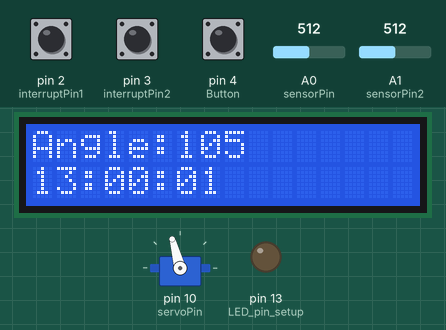
Bench run of a sketch on a simulated Arduino Uno, built with avr-gcc and run on an emulated ATmega328P. Shown: servo, 16×2 character LCD, output pins drawn as LEDs (lit = HIGH). Dashed ring = blinking. The test bench sets the inputs (shaded band); at power-on: A0 (sensorPin) = 512, pin 4 (Button) LOW, A1 (sensorPin2) = 512, pin 2 (interruptPin1) HIGH, pin 3 (interruptPin2) HIGH. What the sketch prints to the serial monitor is not drawn.

Above: at 1.2 s.
1.3 s: A0 (sensorPin) set to 107
3.6 s: A0 (sensorPin) set to 95
At 3.75 s:
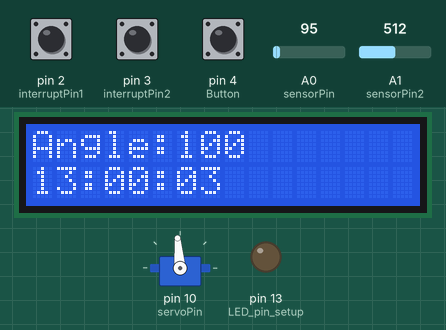
5.5 s: pin 4 (Button) pulled HIGH for 0.15 s
At 6.8 s:
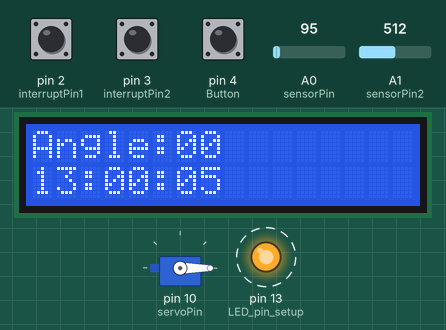
8.6 s: A0 (sensorPin) set to 193
10.5 s: A0 (sensorPin) set to 219
At 12.8 s:
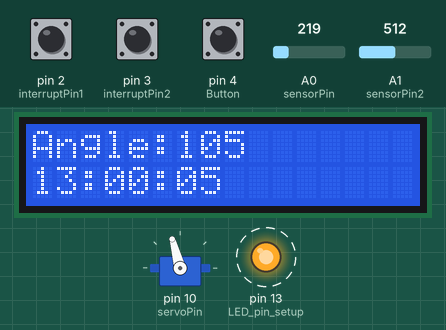
13.5 s: A1 (sensorPin2) set to 331
15.5 s: A1 (sensorPin2) set to 304
At 17.8 s:
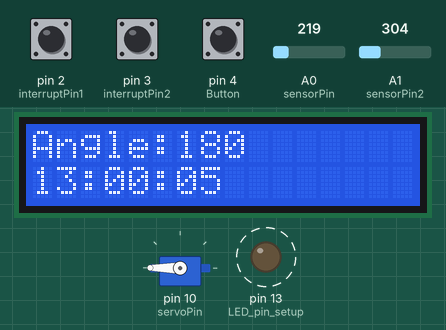
Timing chart, 0 to 18.5 s (numbered marks = the images above; inputs shaded):
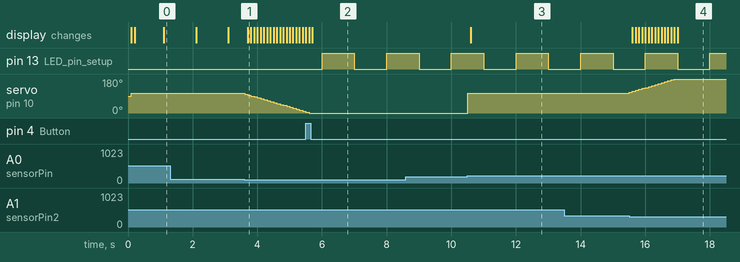

Measured:
- the behaviour switches between 200 and 201 on A0 (sensorPin) (found by bisection; images 2 and 3)
- the behaviour switches between 320 and 319 on A1 (sensorPin2) (found by bisection; images 3 and 4)
- after the input at 3.6 s, servo on pin 10 (servoPin): moves from 105° to 10° over 1.8 s, starting at once
- after the input at 5.5 s, pin 13 (LED_pin_setup): LOW → HIGH after 0.50 s, → LOW 1.0 s later, → HIGH 1.0 s later
- after the input at 10.5 s, servo on pin 10 (servoPin): 0° → 105° at once; the display: changes after 0.10 s (image 3)
- after the input at 15.5 s, servo on pin 10 (servoPin): moves from 105° to 180° over 1.4 s, starting at once; the display: first changes after 0.10 s (image 4 shows a later state)

The sketch:

Final_Proyect.ino
```cpp
//Cesar Zavala
//ECE 241 Final Proyect

#include <LiquidCrystal.h> //LCD library
#include <Servo.h> //Servo library
#define INTERVAL 1000 //Second long interval.
Servo servo; //Servo setup
LiquidCrystal lcd(11, 9, 5, 6, 7, 8); //LCD setup.
int Hours, Minutes, Seconds; //Clock setup.
int encoderP; //Current position of the encoder.
int clkset; //Integer affected every 4 clicks of the encoder.
unsigned long ButtonTime; //Timer for the button state machine.
unsigned long SecondsTimer; //Timer for the seconds.
unsigned long Timer; //Timer
int count = 0; //Utilized to separate states of the time-setting process.
int BlinkFlag; //LED blink state.
int DataFlag; //Flag utilized to retain the previous time when setting the clock.
int servoPin = 10; //PWM pin utilized by the motor.
int angle; //Angle of the motor.
int interruptPin1 = 2; //Interrupt pin 1 setup.
int interruptPin2 = 3; //Interrupt pin 2 setup.
int sensorPin = A0; //First photocell.
int sensor1 = 0; //Variable to store the value coming from the sensor.
int sensorPin2 = A1; //Second photocell.
int sensor2 = 0; //Variable to store the value coming from the second sensor.
int Daytime = false; //Daytime flag.

void MonitorA() { //ISR to control the encoder.
  if ( digitalRead(2) == digitalRead(3)) { //If the pin 2 value is equal to pin 3 value.
    encoderP ++;
  }
  else {
    encoderP --;
  }
}
void MonitorB() { //ISR to control the encoder.
  if ( digitalRead(2) ==  digitalRead(3)) { //If the pin 2 value is equal to pin 3 value.
    encoderP --;
  }
  else {
    encoderP ++;
  }
}

enum ButtonState { //Button state machine
  Low,
  Idle,
  Wait
};
ButtonState Buttonswitch;
int ButtonNextState(int input) {
  switch (Buttonswitch) { //State switch setup
    case Idle: //Idle scenario, waiting for a button press.
      if ( input == LOW) {
        ButtonTime = millis();
        Buttonswitch = Wait;
      }
      break; //Breaks should be placed outside the statements!!!

    case Wait: //Wait scenario, checking 5ms button press.
      if ( input == HIGH) { //Return to Idle if button is released.
        Buttonswitch = Idle;
      }
      else if ( millis() - ButtonTime >= 200 ) { //If pressed for more than 5 seconds, and proceed to Low.
        Buttonswitch = Low;
        return 1;
      }
      break; //Breaks should be placed outside the statements!!!

    case Low: //Low scenario, button press check passed.
      if (input == HIGH) {
        count ++;
        Buttonswitch = Idle;
        encoderP = 0;
        DataFlag = false;
        lcd.clear();
      }
      break; //Breaks should be placed outside the statements!!!
  }
  return 0; //The return 0 command should be outside the states, for it to return 0 if nothing happened in the switch.
}

void UpdateClock() { //Script to make the clock work.
  // Check if Seconds not at wrap point.
  if (Seconds < 59)
  {
    Seconds++; // Move seconds ahead.
  }
  else
  {
    Seconds = 0; // Reset Seconds
    // and check Minutes for wrap.
    if (Minutes < 59)
    {
      Minutes++; // Move seconds ahead.
    }
    else
    {
      Minutes = 0; // Reset Minutes
      // check Hours for wrap
      if (Hours < 23)
      {
        Hours++;// Move Hours ahead.
      }
      else
      {
        Hours = 0;// Reset Hours
      }// End of Hours test.
    } // End of Minutes test
  } // End of Seconds test
} // end of UpdateClock()


void SendClock() //Clock LCD update function.
{
  lcd.setCursor(0, 1); //Set cursor to line 2.
  // Check if leading zero needs to be sent
  if (Hours < 10)
  {
    lcd.print("0");
  }
  lcd.print(Hours); // Then send hours
  lcd.print(":"); // And separator
  // Check for leading zero on Minutes.
  if (Minutes < 10)
  {
    lcd.print("0");
  }
  lcd.print(Minutes); // Then send Minutes
  lcd.print(":"); // And separator
  // Check for leading zero needed for Seconds.
  if (Seconds < 10)
  {
    lcd.print("0");
  }
  lcd.print(Seconds); // Then send Seconds
} // End of SendClock()


void setup() {

  pinMode(interruptPin1, INPUT_PULLUP); //Encoder ISR setup.
  pinMode(interruptPin2, INPUT_PULLUP); //Encoder ISR setup.
  pinMode(13, OUTPUT); //LED pin setup.
  pinMode(sensorPin, INPUT); //Photocell setup.
  pinMode(sensorPin2, INPUT);//Photocell setup.
  angle = 0; //Initial angle.
  servo.attach(servoPin); //Servo motor setup.
  attachInterrupt(digitalPinToInterrupt(interruptPin1), MonitorA, CHANGE); //Attach MonitorA to ISR pin 2.
  attachInterrupt(digitalPinToInterrupt(interruptPin2), MonitorB, CHANGE); //Attach MonitorB to ISR pin 3.
  Buttonswitch = Idle; //State machine setup.
  Serial.begin(9600); //Serial setup for debugging purposes
  SecondsTimer = millis(); //Timer setup.
  Timer = millis(); //Timer setup.
  lcd.begin(16, 2); //LCD setup
  Hours = 13; //Clock setup.
  Minutes = 0;
  Seconds = 0;
  count = 0;
  BlinkFlag = false; //LED blinker setup.
  lcd.clear();
}

void loop() {

  if ( ButtonNextState(digitalRead(4)) ) { //Button call function.
    Serial.println("BUTTON PRESSED"); //debug
  }

  if (count == 1) {
    if (clkset > 23) { //Clock boundaries
      clkset = 0;
    }
    if (clkset < 0) { //Clock boundaries
      clkset = 23;
    }
  }
  else {
    if (clkset > 59) { //Clock boundaries
      clkset = 0;
    }
    if (clkset < 0) { //Clock boundaries
      clkset = 59;
    }
  }
  if (encoderP > 3) { //Clock boundaries
    encoderP = 0;
    clkset ++;
    lcd.clear();
  }
  if (encoderP < -3) { //Clock boundaries
    encoderP = 0;
    clkset --;
    lcd.clear();
  }
  if (count >= 4) { //End of adjustments, reset count to 0.
    count = 0;
    lcd.clear();
  }
  if (count == 3) { //Clock seconds adjustment.
    if (DataFlag == false) {
      clkset = Seconds;
      DataFlag = true;
    }
    else {
      Seconds = clkset;
    }
  }
  if (count == 2) {//Clock minutes adjustment.
    if (DataFlag == false) {
      clkset = Minutes;
      DataFlag = true;
    }
    else {
      Minutes = clkset;
    }
  }
  if (count == 1) {//Clock hours adjustment.
    if (DataFlag == false) {
      clkset = Hours;
      DataFlag = true;
    }
    else {
      Hours = clkset;
    }
  }

  if (millis() - Timer >= 100) { //Every 100ms.
    SendClock(); //Refresh clock on LCD.
    sensor1 = analogRead(sensorPin); // read the value from the sensor
    Serial.print("Sensor 1: "); //debug
    Serial.print(sensor1); //debug
    sensor2 = analogRead(sensorPin2); // read the value from the sensor
    Serial.print("  Sensor 2: "); //debug
    Serial.println(sensor2); //debug
    lcd.setCursor(0, 0);
    lcd.print("Angle:"); //Displaying angle on LCD.
    lcd.print(angle);
    if (Daytime == true) { //Runs only during daytime.
      if (sensor1 < 100 && sensor2 > 130 ) { //Turn left towards 0 degrees.
        angle -= 5; //Reduce angle by 5 degrees.
      }
      if (sensor1 < 300 && sensor2 > 230 && sensor2 < 320 && sensor1 > 150) {// Turn right towards 180 degrees.
        angle += 5; //Increase angle by 5 degrees.
      }
      if (sensor1 > 200 && sensor2 > 350) { //Positioning according to time, if light is insufficient.
        int x = Hours - 6;
        angle = (15 * x);
      }
    }
    else { //During nighttime, the servo resets to 90 degrees and displays "N" on the LCD.
      angle = 90;
      lcd.setCursor(11, 0);
      lcd.print("N");
    }
    servo.write(angle); // Send current position to the servo.
    Timer += 100;
  }
  if (millis() - SecondsTimer >= INTERVAL) { //Every 1 second...
    if (count == 0) { //If the clock is not being modified...
      UpdateClock(); //Update clock.
      digitalWrite(13, LOW);

    }
    if (count != 0) { //Blinker script, indicates the clock is being adjusted.
      if (BlinkFlag == true) {
        digitalWrite(13, LOW);
        BlinkFlag = false;
      }
      else {
        digitalWrite(13, HIGH);
        BlinkFlag = true;
      }
    }
    SecondsTimer += INTERVAL;
  }
  if (Hours > 18) { //If time goes beyond 18:00, set Daytime flag to false.
    Daytime = false;
  }
  else if (Hours < 6) {//If time is before 6:00, set Daytime flag to false.
    Daytime = false;
  }
  else { //If not, set Daytime flag to true.
    Daytime = true;
  }
  if (angle > 180) {
    angle = 180;  // reset to 180 if it goes higher
  }
  if (angle < 0) {
    angle = 0;  // reset to 0 if it goes lower
  }
}
```
